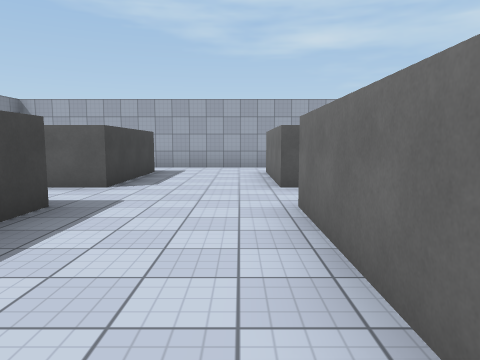
view 1 (above)

22 first-person views from a walk through a 3-D level made in the Unity game engine. The camera is 1.4 m above the floor, tilts 6° down and sees 70° across. The floor is counted in squares, 2 m on a side. Each view is taken from the middle of a square. On the plan, view 1 faces up. The plan holds only what a view shows up to about 11 squares ahead; the rest is blank. The player is left out. Surface patterns are stand-ins for the level's own textures.

view 2
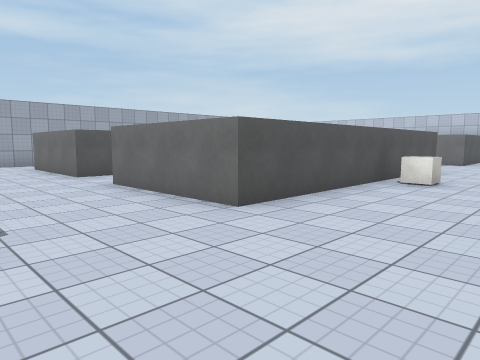

view 3
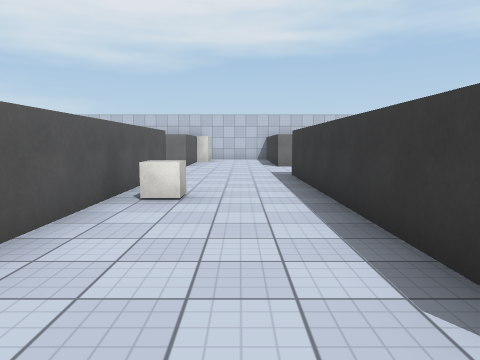

view 4
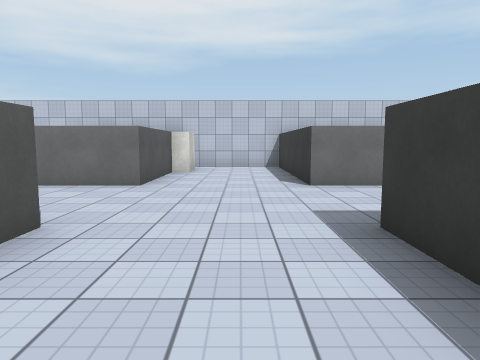

view 5
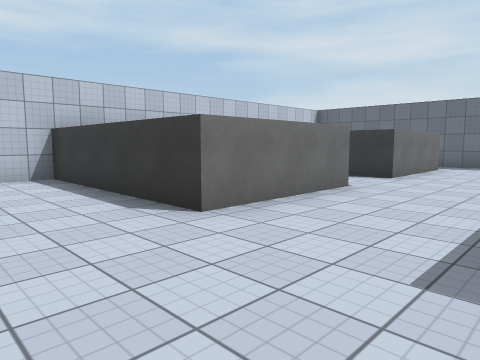

view 6
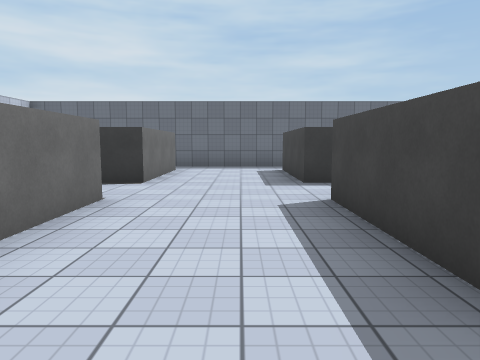

view 7
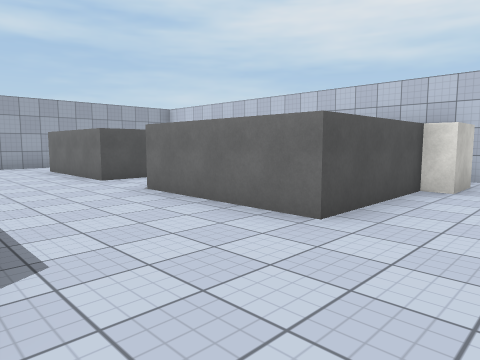

view 8
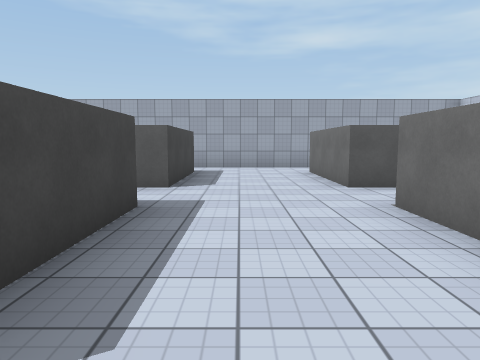

view 9
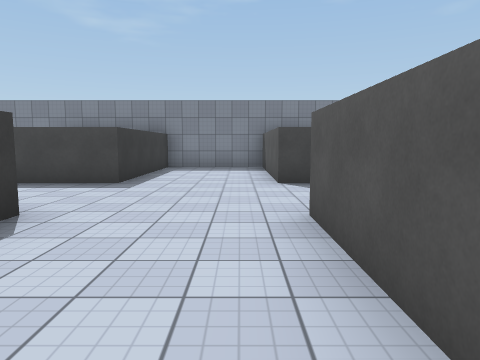

view 10
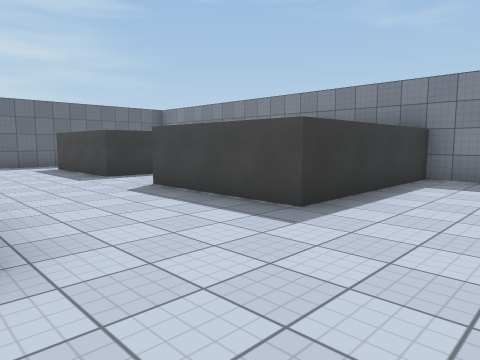

view 11
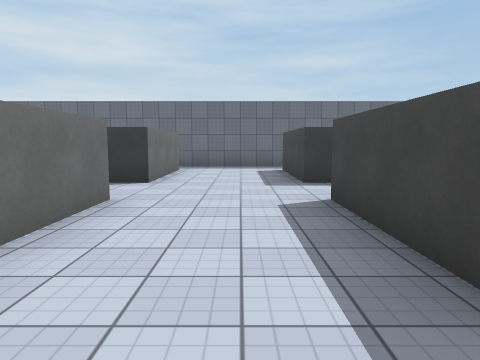

view 12
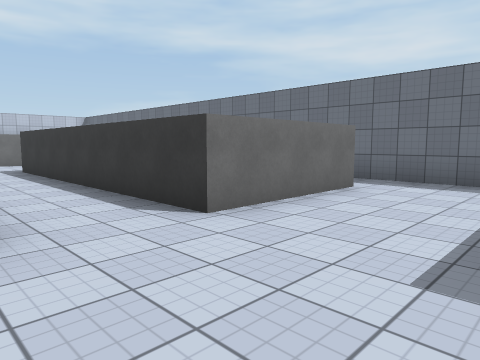

view 13
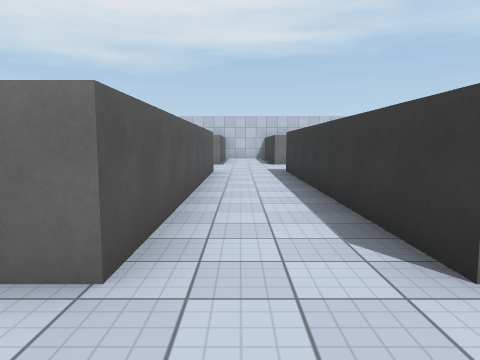

view 14
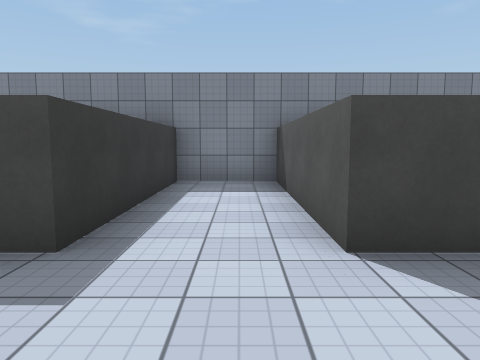

view 15
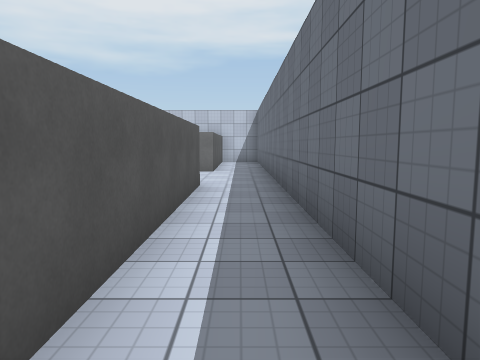

view 16
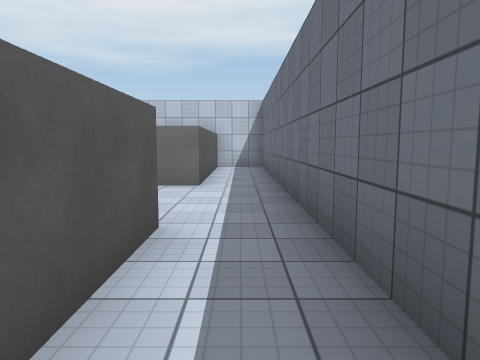

view 17
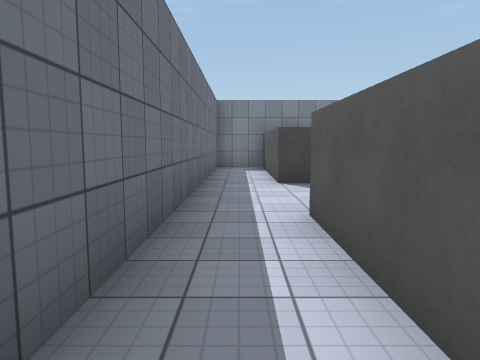

view 18
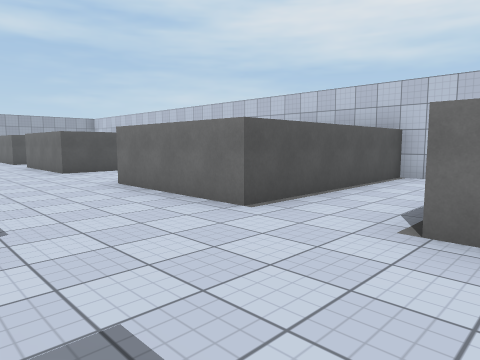

view 19
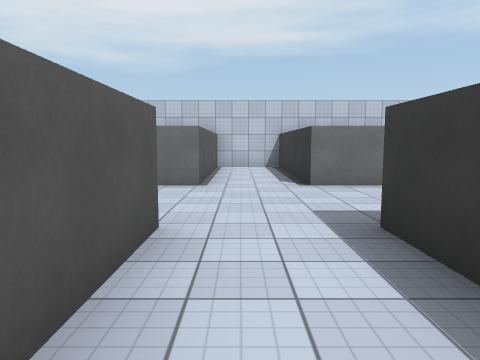

view 20
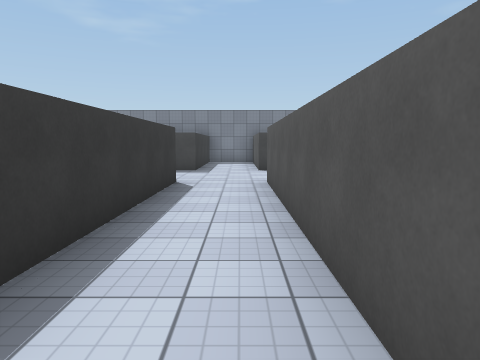

view 21
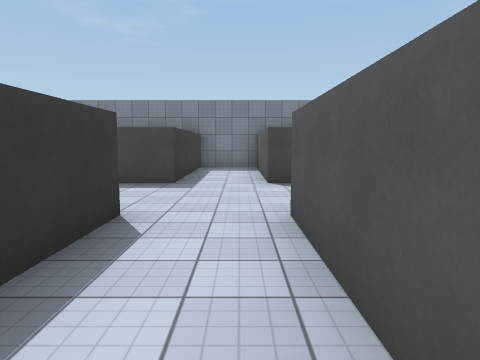

view 22
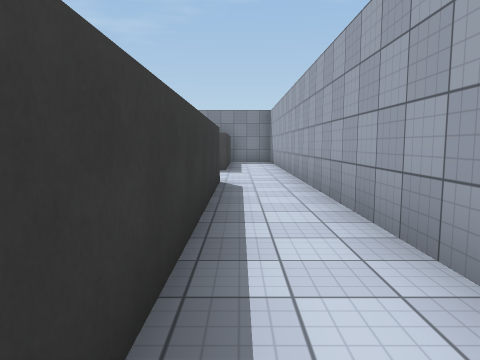

### Floor plan
Points are (right, up) in squares from view 1. A wall is a line through its corners. A room is listed if a view was taken in it or the views show most of it. See-through windows are left out.
Room 1 (views 1, 2, 3, 4, 5, 6, 7, 8, 9, 10, 11, 12, 13, 14, 15, 16, 17, 18, 19, 20, 21, 22)
walls: (7.9, 0.7) (0.7, 0.7) (0.7, 3.8) (5.4, 3.8); (0.6, -2.2) (7.9, -2.2); (7.8, -2.5) (7.8, -5.3) (0.7, -5.3) (0.7, -3.2); (7.8, 3.9) (7.8, 1.5); (0.7, -7.2) (7.8, -7.2) (7.8, -10.3) (0.7, -10.3) (0.7, -7.2); (7.8, 8.6) (7.8, 5.5) (0.7, 5.5) (0.7, 8.6) (6.5, 8.6); (11.7, 5.5) (10.8, 5.5) (10.8, 8.6); (13.5, 0.7) (10.8, 0.7) (10.8, 3.9); (5.4, 10.2) (-4.1, 10.2); (-4, 8.6) (-2.2, 8.6) (-2.2, 5.5) (-6.1, 5.5); (-6.4, 5.6) (-6.4, 3.8) (-2.2, 3.8) (-2.2, 0.7) (-6.4, 0.7) (-6.4, -2.2) (-2.2, -2.2) (-2.2, -5.3) (-6.4, -5.3) (-6.4, -7.2) (-2.2, -7.2) (-2.2, -10.3) (-6.4, -10.3) (-6.4, -11.7) (15.4, -11.7) (15.4, -10.3) (10.8, -10.3) (10.8, -7.2) (15.4, -7.2) (15.4, -5.3) (10.8, -5.3) (10.8, -2.2) (15.4, -2.2) (15.4, 0.5); (11.2, 10.2) (7.6, 10.2)
objects: other object (5, 0); other object (14, 1)

Where each view was taken, in squares from view 1:
view 1: 0 up, 0 right, facing up
view 2: 2 down, 2 left, facing up-right
view 3: 1 down, 0 right, facing right
view 4: 1 down, 5 right, facing right
view 5: 0 up, 8 right, facing down-right
view 6: 1 down, 9 right, facing down
view 7: 1 down, 8 right, facing up-right
view 8: 0 up, 9 right, facing up
view 9: 0 up, 4 right, facing left
view 10: 0 up, 1 right, facing down-left
view 11: 1 down, 1 left, facing down
view 12: 5 down, 2 left, facing down-right
view 13: 6 down, 1 left, facing right
view 14: 6 down, 0 right, facing left
view 15: 11 down, 2 right, facing right
view 16: 11 down, 5 right, facing right
view 17: 11 down, 4 right, facing left
view 18: 8 down, 8 right, facing up-right
view 19: 6 down, 5 right, facing right
view 20: 5 up, 7 right, facing left
view 21: 5 up, 4 right, facing left
view 22: 9 up, 7 right, facing left
